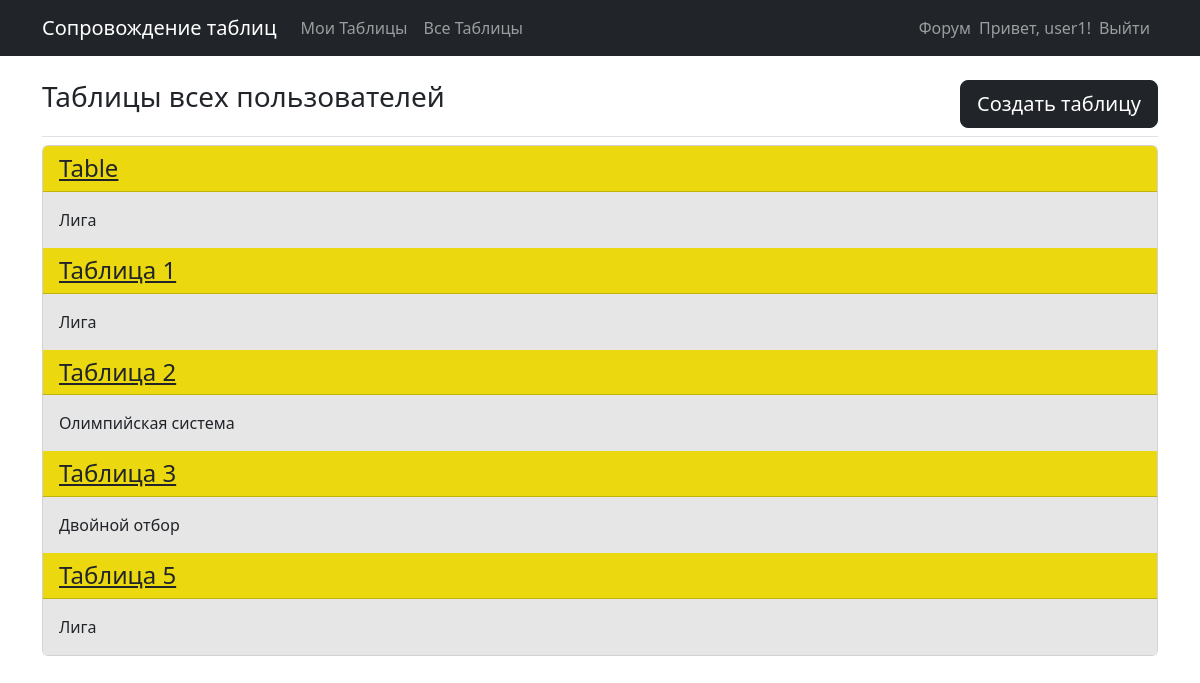
/all_users_tables/ (signed in), run on the app's committed database.
### managing_tables/models.py (models this page shows, shortened)
class Table(models.Model):
    LEAGUE = 'Лига'
    SINGLE = 'Олимпийская система'
    DOUBLE = 'Двойной отбор'
    COMPETITION_TYPES = [
        (LEAGUE, 'Лига'),
        (SINGLE, 'Олимпийская система'),
        (DOUBLE, 'Двойной отбор'),
    ]
    name = models.CharField(max_length=20)
    competition_type = models.CharField(max_length=30, choices=COMPETITION_TYPES)
    number_of_points_for_a_win = models.PositiveSmallIntegerField(default=3)
    logotype = models.ImageField(upload_to='managing_tables/images', blank=True)
    owner = models.ForeignKey(User, on_delete=models.CASCADE)
    privacy = models.BooleanField(default=False)

### managing_tables/views.py (the view)
# urls.py: path('all_users_tables/', views.all_users_tables, name='all_users_tables'),
def all_users_tables(request):
    tables = Table.objects.filter(privacy=False).order_by('name')
    context = {'tables': tables}
    return render(request, 'managing_tables/all_users_tables.html', context)

### managing_tables/templates/managing_tables/all_users_tables.html
{% extends 'managing_tables/base.html' %}
{% block page_header %}
  <div class="d-flex justify-content-between">
      <h3>Таблицы всех пользователей</h3>
      {% if request.user.is_authenticated %}
        <a class="btn btn-lg btn-dark" href="{% url 'managing_tables:new_table' %}">Создать таблицу</a>
      {% endif %}
  </div>
{% endblock page_header %}
{% block content %}
  <div class="card mb-3">
      {% for table in tables %}
        <h4 class="card-header" style="background-color: #EBD80F;">
            <a href="{% url 'managing_tables:table' table.id %}" class="link-dark">{{ table.name }}</a>
        </h4>
        <div class="card-body" style="background-color: #E6E6E6;">
            {{ table.competition_type }}
        </div>
      {% empty %}
        <p>Нет ни одной таблицы</p>
      {% endfor %}
  </div>
{% endblock content %}

### managing_tables/templates/managing_tables/base.html (shortened to what this page needs)
{% load django_bootstrap5 %}
<!DOCTYPE html>
<html lang="ru">
  <head>
      {% bootstrap_css %}
  </head>
  <body>
    <nav class="navbar navbar-expand-md navbar-dark bg-dark mb-4">
        <div class="container">
            <a class="navbar-brand ml-4" href="{% url 'managing_tables:index' %}">Сопровождение таблиц</a>
            <div class="collapse navbar-collapse" id="navbarSupportedContent">
                <ul class="navbar-nav mr-auto">
                    <li class="nav-item">
                        <a class="nav-link" href="{% url 'managing_tables:tables' %}">Мои Таблицы</a>
                    </li>
                    <li class="nav-item">
                        <a class="nav-link" href="{% url 'managing_tables:all_users_tables' %}">Все Таблицы</a>
                    </li>
                </ul>
                  <ul class="navbar-nav ms-auto">
                      <li class="nav-item">
                        <a class="nav-link" href="{% url 'forum:topics' %}">Форум</a>
                      </li>
                      {% if user.is_authenticated %}
                        <span class="navbar-text">Привет, {{ user.username }}!</span>
                        <li class="nav-item">
                            <a class="nav-link" href="{% url 'users:logout' %}">Выйти</a>
                        </li>
                      {% endif %}
                  </ul>
            </div>
        </div>
    </nav>
    <main role="main" class="container">
        <div class="pb-2 mb-2 border-bottom">
            {% block page_header %}{% endblock page_header %}
        </div>
        <div>
            {% block content %}{% endblock content %}
        </div>
    </main>
  </body>
</html>

### data on the page
Table: name "Table", competition_type "Лига"
Table: name "Таблица 1", competition_type "Лига"
Table: name "Таблица 2", competition_type "Олимпийская система"
Table: name "Таблица 3", competition_type "Двойной отбор"
Table: name "Таблица 5", competition_type "Лига"

### other printed values
{{ user.username }} "user1"
